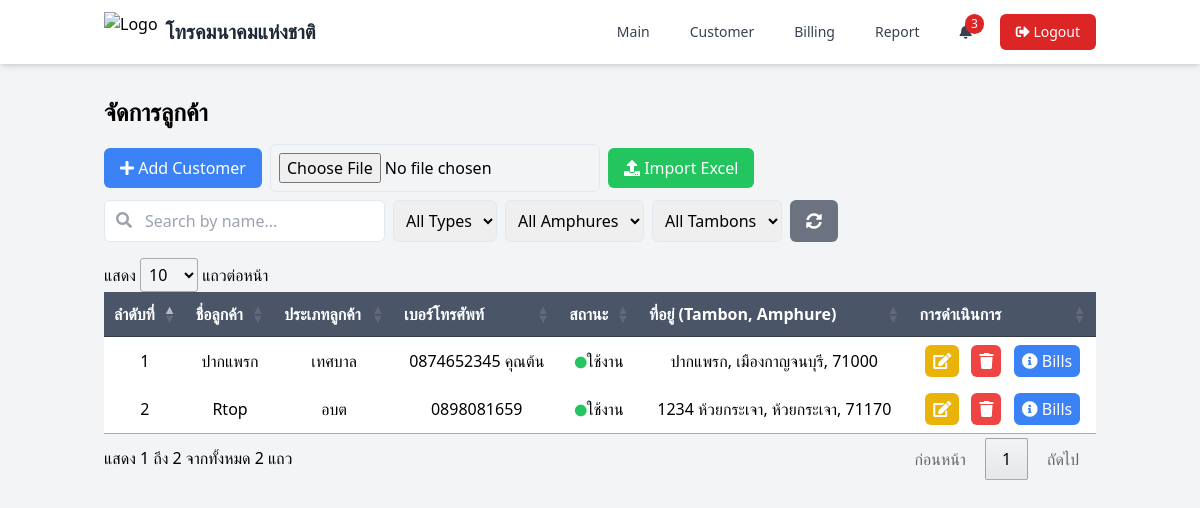
/page/customer.php (signed in), run on the app's committed database.
### tables this page shows
CREATE TABLE `customers` (
  `id_customer` int(11) NOT NULL,
  `name_customer` varchar(100) DEFAULT NULL,
  `type_customer` enum('อบต','อบจ','เทศบาล','โรงแรม') DEFAULT NULL,
  `phone_customer` varchar(50) DEFAULT NULL,
  `status_customer` enum('ใช้งาน','ไม่ได้ใช้งาน') DEFAULT NULL,
  `id_address` int(11) DEFAULT NULL,
  `create_at` datetime DEFAULT NULL,
  `update_at` datetime DEFAULT NULL
);

CREATE TABLE `tambons` (
  `id_tambons` int(11) NOT NULL,
  `zip_code` int(11) NOT NULL,
  `name_tambons` varchar(150) NOT NULL,
  `id_amphures` int(11) NOT NULL
);

CREATE TABLE `amphures` (
  `id_amphures` int(11) NOT NULL,
  `name_amphures` varchar(150) NOT NULL
);

CREATE TABLE `address` (
  `id_address` int(11) NOT NULL,
  `info_address` text DEFAULT NULL,
  `id_amphures` int(11) DEFAULT NULL,
  `id_tambons` int(11) DEFAULT NULL
);

### page/customer.php (the view, shortened to what this page needs)
<?php
require_once  '../function/functions.php';
$customers = $conn->query("
    SELECT c.*, a.info_address, t.name_tambons, am.name_amphures, t.zip_code
    FROM customers c
    JOIN address a ON c.id_address = a.id_address
    JOIN tambons t ON a.id_tambons = t.id_tambons
    JOIN amphures am ON a.id_amphures = am.id_amphures
")->fetch_all(MYSQLI_ASSOC);
?>
<!DOCTYPE html>
<html lang="en">
<head>
    <script src="https://cdn.tailwindcss.com"></script>
    <link rel="stylesheet" href="https://cdnjs.cloudflare.com/ajax/libs/font-awesome/5.15.4/css/all.min.css">
    <link rel="stylesheet" type="text/css" href="https://cdn.datatables.net/1.11.5/css/jquery.dataTables.css">
</head>
<body class="bg-gray-100">
    <?php include './components/navbar.php'; ?>
    <div class="container mx-auto px-4 py-8">
        <h1 class="text-2xl font-bold mb-4">จัดการลูกค้า</h1>
        <div class="flex flex-wrap items-center justify-between mb-4">
            <div class="flex flex-wrap items-center gap-2">
                <button onclick="openModal()" class="bg-blue-500 text-white px-4 py-2 rounded-md">
                    <i class="fas fa-plus"></i> Add Customer
                </button>
                <form id="uploadForm" enctype="multipart/form-data" class="flex items-center gap-2">
                    <input type="file" name="excelFile" id="excelFile" accept=".xls, .xlsx" class="border p-2 rounded-md">
                    <button type="submit" class="bg-green-500 text-white px-4 py-2 rounded-md">
                        <i class="fas fa-upload"></i> Import Excel
                    </button>
                </form>
            </div>
            <div class="flex flex-wrap gap-2">
                <div class="relative">
                    <input type="text" id="searchName" placeholder="Search by name..." class="border p-2 rounded-md pl-10">
                    <i class="fas fa-search absolute left-3 top-3 text-gray-400"></i>
                </div>
                <select id="searchType" class="border p-2 rounded-md">
                    <option value="">All Types</option>
                </select>
                <select id="searchAmphure" class="border p-2 rounded-md">
                    <option value="">All Amphures</option>
                </select>
                <select id="searchTambon" class="border p-2 rounded-md">
                    <option value="">All Tambons</option>
                </select>
                <button onclick="resetSearch()" class="bg-gray-500 text-white px-4 py-2 rounded-md">
                    <i class="fas fa-sync-alt"></i>
                </button>
            </div>
        </div>
        <table id="customerTable" class="   ">
            <thead>
                <tr>
                    <th class="py-2">ลำดับที่</th>
                    <th class="py-2">ชื่อลูกค้า</th>
                    <th class="py-2">ประเภทลูกค้า</th>
                    <th class="py-2">เบอร์โทรศัพท์</th>
                    <th class="py-2">สถานะ</th>
                    <th class="py-2">ที่อยู่ (Tambon, Amphure)</th>
                    <th class="py-2">การดำเนินการ</th>
                </tr>
            </thead>
            <tbody>
                <?php foreach ($customers as $customer): ?>
                    <tr>
                        <td class="py-2 text-center"></td>
                        <td class="py-2 text-center"><?= $customer['name_customer'] ?></td>
                        <td class="py-2 text-center"><?= $customer['type_customer'] ?></td>
                        <td class="py-2 text-center"><?= $customer['phone_customer'] ?></td>
                        <td class="py-2 text-center">
                            <?php if ($customer['status_customer'] === 'ใช้งาน'): ?>
                                <i class="fas fa-circle text-green-500"></i><?= $customer['status_customer'] ?>
                            <?php else: ?>
                                <i class="fas fa-circle text-red-500"></i><?= $customer['status_customer'] ?>
                            <?php endif; ?>
                        </td>
                        <td class="py-2 text-center">
                            <?= $customer['info_address'] ?> <?= $customer['name_tambons'] ?>, <?= $customer['name_amphures'] ?>, <?= $customer['zip_code'] ?>
                        </td>
                        <td class="py-2 text-center">
                            <button onclick="editCustomer(<?= $customer['id_customer'] ?>)" class="bg-yellow-500 text-white px-2 py-1 rounded-md">
                                <i class="fas fa-edit"></i>
                            </button>
                            <button onclick="deleteCustomer(<?= $customer['id_customer'] ?>)" class="bg-red-500 text-white px-2 py-1 rounded-md ml-2">
                                <i class="fas fa-trash"></i>
                            </button>
                            <button onclick="window.location.href='bill.php?id_customer=<?= $customer['id_customer'] ?>'" class="bg-blue-500 text-white px-2 py-1 rounded-md ml-2">
                                <i class="fas fa-info-circle"></i> Bills
                            </button>
                        </td>
                    </tr>
                <?php endforeach; ?>
            </tbody>
        </table>
    </div>
</body>
</html>

### page/customer.php (style rules this page uses)
.flex-wrap { gap: 0.5rem; }
.border { border: 1px solid #e2e8f0; }
.rounded-md { border-radius: 0.375rem; }
#customerTable thead th { background-color: #4a5568; color: white; }
#customerTable tbody tr { background-color:rgb(255, 255, 255); }
.fa-circle { font-size: 12px; }

### data on the page
customers: name_customer "ปากแพรก", type_customer "เทศบาล", phone_customer "0874652345 คุณต้น", status_customer "ใช้งาน", tambons.name_tambons "ปากแพรก", amphures.name_amphures "เมืองกาญจนบุรี", tambons.zip_code "71000"
customers: name_customer "Rtop", type_customer "อบต", phone_customer "0898081659", status_customer "ใช้งาน", id_address.info_address "1234", tambons.name_tambons "ห้วยกระเจา", amphures.name_amphures "ห้วยกระเจา", tambons.zip_code "71170"

### other printed values
$near_expiry_count "3"
